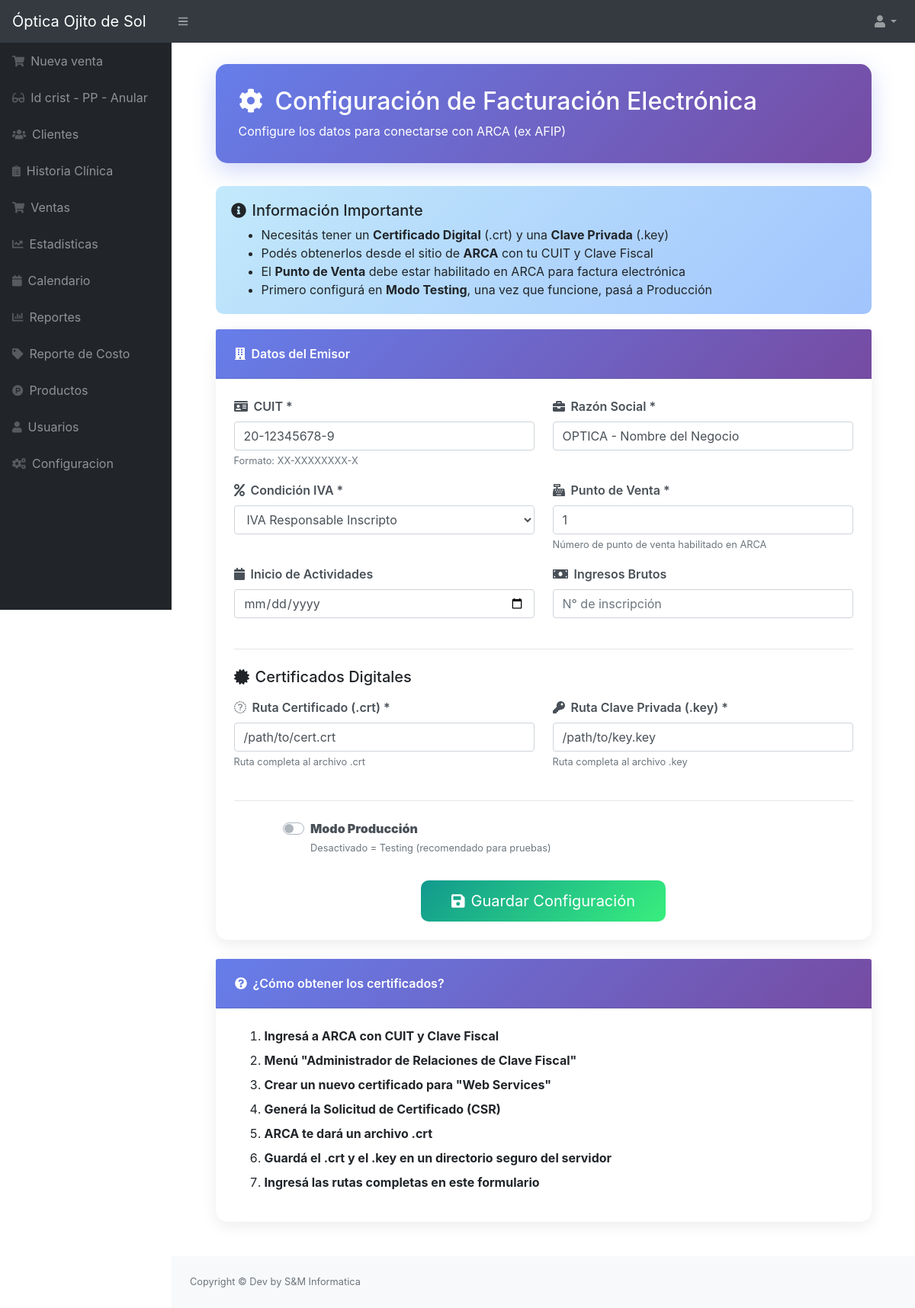
Screenshot of /src/configuracion_facturacion.php (signed in) with the database file from the repository.
### tables this page shows
CREATE TABLE IF NOT EXISTS facturacion_config (
    id INT AUTO_INCREMENT PRIMARY KEY,
    cuit BIGINT NOT NULL COMMENT 'CUIT del emisor',
    razon_social VARCHAR(255) NOT NULL COMMENT 'Razón social del negocio',
    punto_venta INT NOT NULL COMMENT 'Punto de venta habilitado en ARCA',
    cert_path VARCHAR(255) NOT NULL COMMENT 'Ruta al certificado digital (.crt)',
    key_path VARCHAR(255) NOT NULL COMMENT 'Ruta a la clave privada (.key)',
    produccion TINYINT(1) DEFAULT 0 COMMENT '0=Testing, 1=Producción',
    inicio_actividades DATE COMMENT 'Fecha de inicio de actividades',
    ingresos_brutos VARCHAR(50) COMMENT 'Número de Ingresos Brutos',
    iva_condition VARCHAR(50) DEFAULT 'IVA Responsable Inscripto' COMMENT 'Condición frente al IVA',
    created_at TIMESTAMP DEFAULT CURRENT_TIMESTAMP,
    updated_at TIMESTAMP DEFAULT CURRENT_TIMESTAMP ON UPDATE CURRENT_TIMESTAMP
);

### src/configuracion_facturacion.php (the view, shortened to what this page needs)
<?php
include "../conexion.php";
include_once "includes/header.php";
function formatear_cuit($cuit_numero) {
    $solo_numeros = preg_replace('/\D/', '', (string) $cuit_numero);
    return substr($solo_numeros, 0, 2) . '-' . substr($solo_numeros, 2, 8) . '-' . substr($solo_numeros, 10, 1);
}
$query_config = mysqli_query($conexion, "SELECT * FROM facturacion_config LIMIT 1");
$config = ($query_config && mysqli_num_rows($query_config) > 0) ? mysqli_fetch_assoc($query_config) : null;
?>
<div class="config-container">
    <div class="page-header">
        <h2><i class="fas fa-cog mr-3"></i>Configuración de Facturación Electrónica</h2>
        <p class="mb-0 mt-2">Configure los datos para conectarse con ARCA (ex AFIP)</p>
    </div>
    <div class="alert alert-info-modern">
        <h5><i class="fas fa-info-circle mr-2"></i>Información Importante</h5>
        <ul class="mb-0">
            <li>Necesitás tener un <strong>Certificado Digital</strong> (.crt) y una <strong>Clave Privada</strong> (.key)</li>
            <li>Podés obtenerlos desde el sitio de <strong>ARCA</strong> con tu CUIT y Clave Fiscal</li>
            <li>El <strong>Punto de Venta</strong> debe estar habilitado en ARCA para factura electrónica</li>
            <li>Primero configurá en <strong>Modo Testing</strong>, una vez que funcione, pasá a Producción</li>
        </ul>
    </div>
    <div class="card card-modern">
        <div class="card-header card-header-modern">
            <i class="fas fa-building mr-2"></i>Datos del Emisor
        </div>
        <div class="card-body p-4">
            <form method="POST" id="form_config">
                <div class="row">
                    <div class="col-md-6">
                        <div class="form-group">
                            <label for="cuit"><i class="fas fa-id-card mr-2"></i>CUIT *</label>
                            <input type="text" class="form-control" id="cuit" name="cuit"
                                   value="<?php echo isset($config['cuit']) ? formatear_cuit($config['cuit']) : ''; ?>"
                                   placeholder="20-12345678-9" required
                                   maxlength="13">
                            <small class="text-muted">Formato: XX-XXXXXXXX-X</small>
                        </div>
                    </div>
                    <div class="col-md-6">
                        <div class="form-group">
                            <label for="razon_social"><i class="fas fa-briefcase mr-2"></i>Razón Social *</label>
                            <input type="text" class="form-control" id="razon_social" name="razon_social"
                                   value="<?php echo $config['razon_social'] ?? ''; ?>"
                                   placeholder="Nombre del negocio" required>
                        </div>
                    </div>
                </div>
                <div class="row">
                    <div class="col-md-6">
                        <div class="form-group">
                            <label for="iva_condition"><i class="fas fa-percent mr-2"></i>Condición IVA *</label>
                            <select class="form-control" id="iva_condition" name="iva_condition" required>
                                <option value="IVA Responsable Inscripto" <?php echo (isset($config['iva_condition']) && $config['iva_condition'] == 'IVA Responsable Inscripto') ? 'selected' : ''; ?>>IVA Responsable Inscripto</option>
                            </select>
                        </div>
                    </div>
                    <div class="col-md-6">
                        <div class="form-group">
                            <label for="punto_venta"><i class="fas fa-cash-register mr-2"></i>Punto de Venta *</label>
                            <input type="number" class="form-control" id="punto_venta" name="punto_venta"
                                   value="<?php echo $config['punto_venta'] ?? '1'; ?>"
                                   placeholder="1" required min="1" max="9999">
                            <small class="text-muted">Número de punto de venta habilitado en ARCA</small>
                        </div>
                    </div>
                </div>
                <div class="row">
                    <div class="col-md-6">
                        <div class="form-group">
                            <label for="inicio_actividades"><i class="fas fa-calendar mr-2"></i>Inicio de Actividades</label>
                            <input type="date" class="form-control" id="inicio_actividades" name="inicio_actividades"
                                   value="<?php echo $config['inicio_actividades'] ?? ''; ?>">
                        </div>
                    </div>
                    <div class="col-md-6">
                        <div class="form-group">
                            <label for="ingresos_brutos"><i class="fas fa-money-bill mr-2"></i>Ingresos Brutos</label>
                            <input type="text" class="form-control" id="ingresos_brutos" name="ingresos_brutos"
                                   value="<?php echo $config['ingresos_brutos'] ?? ''; ?>"
                                   placeholder="N° de inscripción">
                        </div>
                    </div>
                </div>
                <hr class="my-4">
                <h5 class="mb-3"><i class="fas fa-certificate mr-2"></i>Certificados Digitales</h5>
                <div class="row">
                    <div class="col-md-6">
                        <div class="form-group">
                            <label for="cert_path"><i class="fas fa-file-certificate mr-2"></i>Ruta Certificado (.crt) *</label>
                            <input type="text" class="form-control" id="cert_path" name="cert_path"
                                   value="<?php echo $config['cert_path'] ?? ''; ?>"
                                   placeholder="/ruta/al/certificado.crt" required>
                            <small class="text-muted">Ruta completa al archivo .crt</small>
                        </div>
                    </div>
                    <div class="col-md-6">
                        <div class="form-group">
                            <label for="key_path"><i class="fas fa-key mr-2"></i>Ruta Clave Privada (.key) *</label>
                            <input type="text" class="form-control" id="key_path" name="key_path"
                                   value="<?php echo $config['key_path'] ?? ''; ?>"
                                   placeholder="/ruta/a/la/clave.key" required>
                            <small class="text-muted">Ruta completa al archivo .key</small>
                        </div>
                    </div>
                </div>
                <hr class="my-4">
                <div class="form-group">
                    <div class="custom-control custom-switch">
                        <label class="custom-control-label" for="produccion">
                            <strong>Modo Producción</strong>
                            <br><small class="text-muted">Desactivado = Testing (recomendado para pruebas)</small>
                        </label>
                    </div>
                </div>
                <div class="text-center mt-4">
                    <button type="submit" name="guardar_config" class="btn btn-lg"
                            style="background: linear-gradient(135deg, #11998e 0%, #38ef7d 100%); color: white; border: none; padding: 12px 40px; border-radius: 10px;">
                        <i class="fas fa-save mr-2"></i>Guardar Configuración
                    </button>
                </div>
            </form>
        </div>
    </div>
    <div class="card card-modern">
        <div class="card-header card-header-modern">
            <i class="fas fa-question-circle mr-2"></i>¿Cómo obtener los certificados?
        </div>
        <div class="card-body p-4">
            <ol>
                <li class="mb-2"><strong>Ingresá a ARCA con CUIT y Clave Fiscal</strong></li>
                <li class="mb-2"><strong>Menú "Administrador de Relaciones de Clave Fiscal"</strong></li>
                <li class="mb-2"><strong>Crear un nuevo certificado para "Web Services"</strong></li>
                <li class="mb-2"><strong>Generá la Solicitud de Certificado (CSR)</strong></li>
                <li class="mb-2"><strong>ARCA te dará un archivo .crt</strong></li>
                <li class="mb-2"><strong>Guardá el .crt y el .key en un directorio seguro del servidor</strong></li>
                <li class="mb-2"><strong>Ingresá las rutas completas en este formulario</strong></li>
            </ol>
        </div>
    </div>
</div>
<?php include_once "includes/footer.php"; ?>

### src/configuracion_facturacion.php (style rules this page uses)
.config-container { max-width: 900px; margin: 0 auto; padding: 20px; }
.page-header { background: linear-gradient(135deg, #667eea 0%, #764ba2 100%); color: white; padding: 30px; border-radius: 15px; margin-bottom: 30px; box-shadow: 0 10px 30px rgba(102, 126, 234, 0.3); }
.card-modern { border: none; border-radius: 15px; box-shadow: 0 5px 20px rgba(0, 0, 0, 0.08); margin-bottom: 25px; }
.card-header-modern { background: linear-gradient(135deg, #667eea 0%, #764ba2 100%); color: white; padding: 20px 25px; font-weight: 600; border-radius: 15px 15px 0 0; }
.form-group label { font-weight: 600; color: #495057; margin-bottom: 8px; }
.alert-info-modern { background: linear-gradient(135deg, #c2e9fb 0%, #a1c4fd 100%); border: none; border-radius: 10px; padding: 20px; margin-bottom: 20px; }

### rows the page displays
facturacion_config: cuit "20-12345678-9", razon_social "OPTICA - Nombre del Negocio", iva_condition "IVA Responsable Inscripto", punto_venta "1", cert_path "/path/to/cert.crt", key_path "/path/to/key.key"
